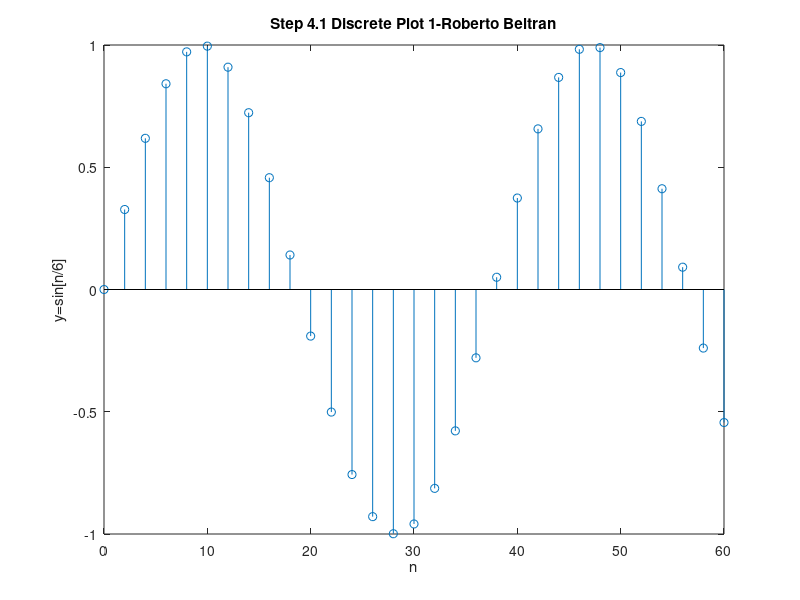

Source code (MATLAB):
%Discrete time plot of sin(t/6)
n=0:2:60;
y=sin(n/6);
stem(n,y)
title("Step 4.1 Discrete Plot 1-Roberto Beltran")
ylabel('y=sin[n/6]')
xlabel('n')